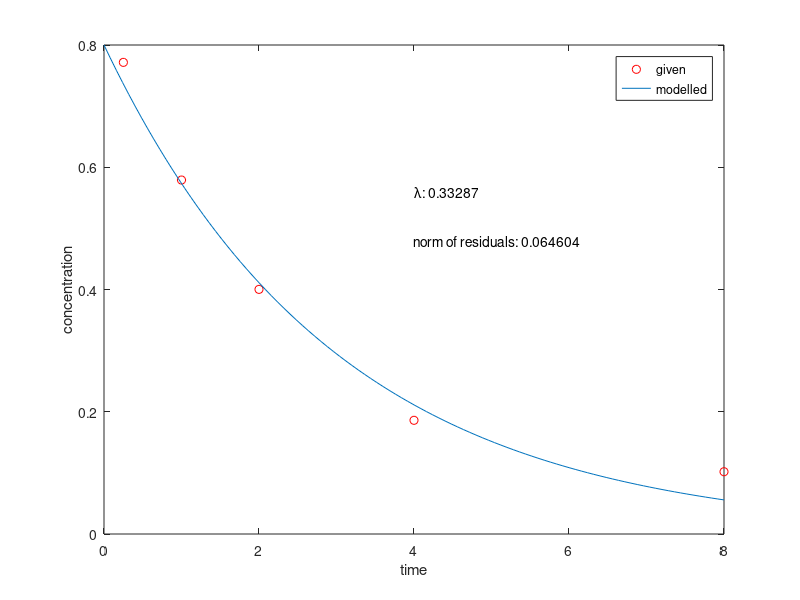

MATLAB code for this plot:
function par_est
% parameter estimation with derivatives              Holzbecher September 2005
% for exponential fit of exponent lambda for c(0)=c0
global tfit cfit c0 

% specify fitting data
tfit =  [0.25 1 2 4 8]; 
cfit = [0.7716 0.5791 0.4002 0.1860 0.1019]; 
c0 = .8;

lambda = fzero(@myfun,0.11); 
normc = norm(cfit - c0*exp(-lambda*tfit));
display (['Best fit for lambda = ' num2str(lambda)]);
display (['Norm of residuals =' num2str(normc)]);
tmax = tfit(size(tfit,2));
t = [0:0.01*tmax:tmax];
figure; plot (tfit,cfit,'or',t,c0*exp(-lambda*t),'-');
legend ('given','modelled');
text(0.5*tmax,c0*0.7,['\lambda: ' num2str(lambda)]); 
text(0.5*tmax,c0*0.6,['norm of residuals: ' num2str(normc)]);
xlabel ('time'); ylabel ('concentration')

function f = myfun(lambda)
global tfit cfit c0 

t = tfit;
c = c0*exp(-lambda*t);    % solve linear decay equation for c with c(0)=c0 
clambda = -c.*t;          % equation for dc/dlambda
f = (cfit-c)*clambda';    % specify function f to vanish
